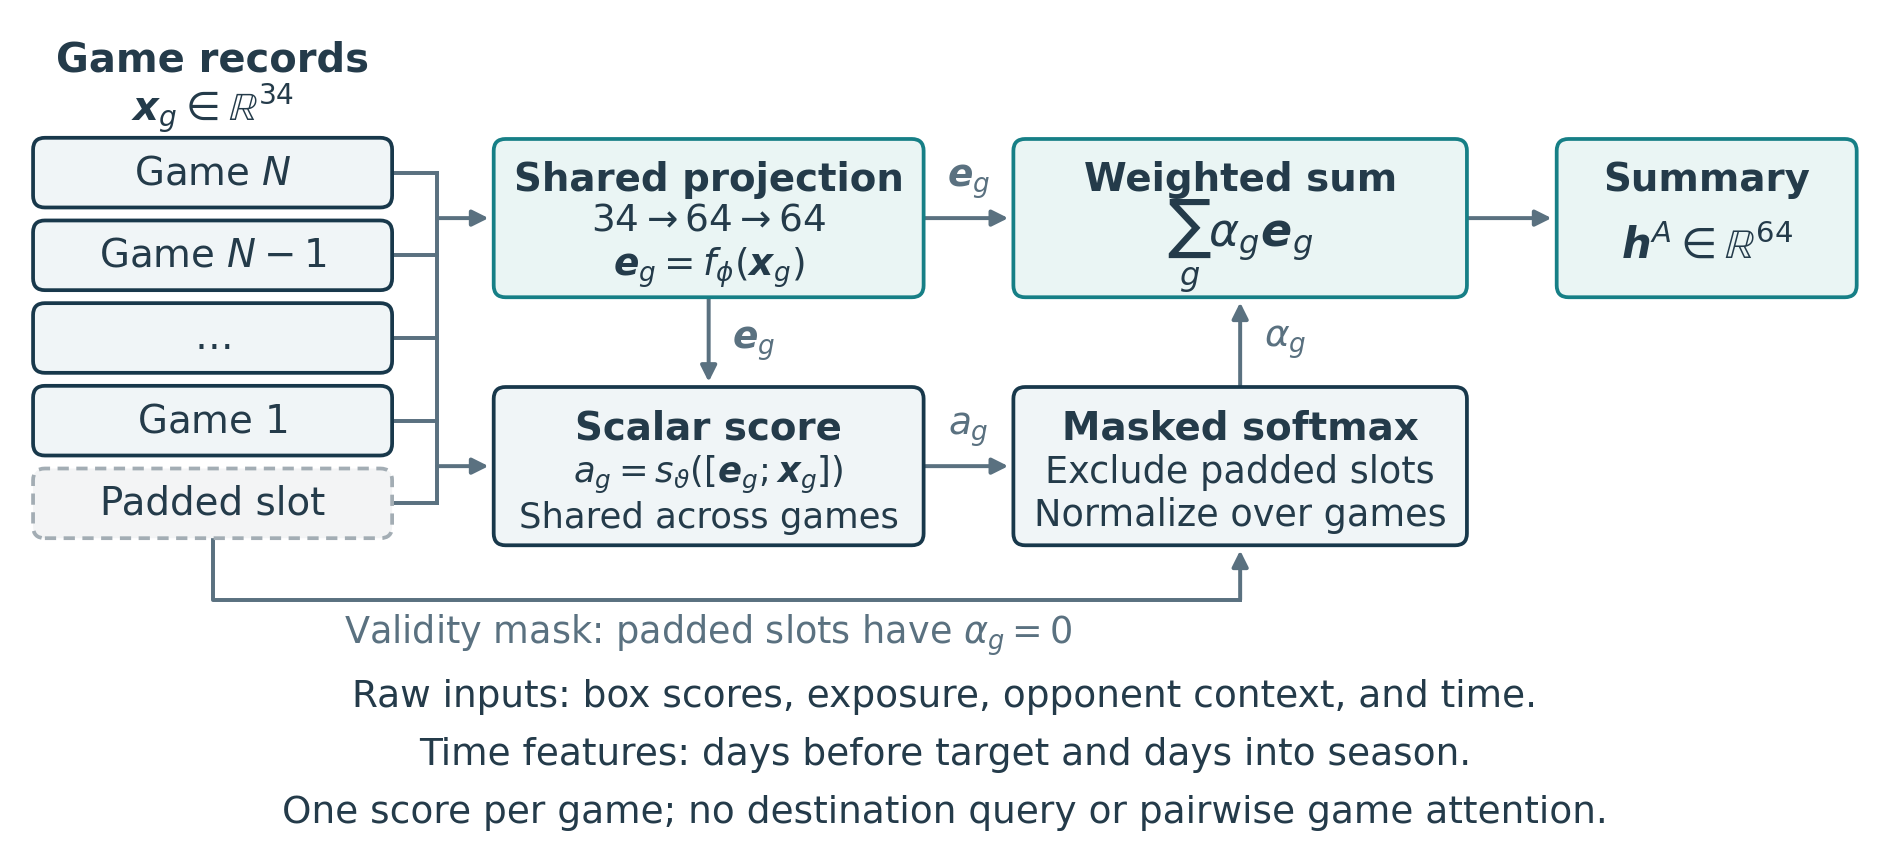

Generate this figure with Python:
"""Print-ready vector schematic of the supplied attention-pooling mechanism.

Adapted from the uploaded game_tower_slide.py, with illustrative weight values
removed and separate arrows for values, weights, and raw inputs made explicit.
"""
from pathlib import Path
import matplotlib
matplotlib.use('Agg')
import matplotlib.pyplot as plt
from matplotlib.patches import FancyBboxPatch, FancyArrowPatch

OUT=Path(__file__).resolve().parent
plt.rcParams.update({'font.family':'DejaVu Sans','font.size':9,
                     'mathtext.fontset':'dejavusans','pdf.fonttype':42,'ps.fonttype':42})
fig,ax=plt.subplots(figsize=(16/2.54,7.2/2.54))
fig.subplots_adjust(left=0,right=1,bottom=0,top=1)
ax.set(xlim=(0,16),ylim=(0,7.2)); ax.axis('off')
NAVY='#18384b'; TEAL='#167f86'; INK='#243b4a'; GRAY='#5a7180'
PALE='#eaf5f4'; LIGHT='#f0f5f7'; WHITE='white'

def box(x,y,w,h,title,sub='',fill=LIGHT,edge=NAVY,sub_size=9,title_size=9.3,dash=False):
    ax.add_patch(FancyBboxPatch((x,y),w,h,boxstyle='round,pad=.02,rounding_size=.10',
        linewidth=.9,edgecolor=edge,facecolor=fill,zorder=3,
        linestyle=(0,(3,2)) if dash else '-'))
    if sub:
        ax.text(x+w/2,y+h*.75,title,ha='center',va='center',weight='bold',color=INK,
                fontsize=title_size,zorder=4)
        ax.text(x+w/2,y+h*.32,sub,ha='center',va='center',color=INK,fontsize=sub_size,
                linespacing=1.2,zorder=4)
    else:
        ax.text(x+w/2,y+h/2,title,ha='center',va='center',color=INK,
                fontsize=title_size,zorder=4)

def line(points,color=GRAY,dashed=False):
    ax.plot(*zip(*points),lw=.95,color=color,zorder=1,
            linestyle=(0,(3,2)) if dashed else '-')

def arrow(a,b,color=GRAY):
    ax.add_patch(FancyArrowPatch(a,b,arrowstyle='-|>',mutation_scale=8,
        linewidth=.95,color=color,zorder=2,shrinkA=0,shrinkB=1.8))

ax.text(1.8,6.69,'Game records',ha='center',va='center',fontsize=9.6,
        weight='bold',color=INK)
ax.text(1.8,6.28,r'$\boldsymbol{x}_g\in\mathbb{R}^{34}$',ha='center',va='center',fontsize=9.6,color=INK)
labels=[r'Game $N$',r'Game $N-1$',r'$\ldots$',r'Game $1$']
ys=[5.46,4.76,4.06,3.36]
for label,y in zip(labels,ys):
    box(.3,y,3.0,.55,label,fill=LIGHT)
    line([(3.3,y+.275),(3.7,y+.275)])
box(.3,2.66,3.0,.55,'Padded slot',fill='#f3f4f5',edge='#a3adb4',dash=True)
line([(3.3,2.935),(3.7,2.935)])
line([(3.7,2.935),(3.7,5.735)])
arrow((3.7,5.35),(4.2,5.35))
arrow((3.7,3.25),(4.2,3.25))

box(4.2,4.70,3.6,1.3,'Shared projection',
    r'$34\rightarrow64\rightarrow64$'+'\n'+r'$\boldsymbol{e}_g=f_\phi(\boldsymbol{x}_g)$',fill=PALE,edge=TEAL)
box(4.2,2.60,3.6,1.3,'Scalar score',
    r'$a_g=s_\vartheta([\boldsymbol{e}_g;\boldsymbol{x}_g])$'+'\nShared across games',sub_size=8.5)
box(8.6,2.60,3.8,1.3,'Masked softmax',
    'Exclude padded slots\nNormalize over games',sub_size=8.8)
box(8.6,4.70,3.8,1.3,'Weighted sum',
    r'$\sum_g\alpha_g\boldsymbol{e}_g$',fill=PALE,edge=TEAL,sub_size=11)
box(13.2,4.70,2.5,1.3,'Summary',
    r'$\boldsymbol{h}^{A}\in\mathbb{R}^{64}$',fill=PALE,edge=TEAL,sub_size=10)

# Raw x reaches both the projection and scalar scorer through the left bus.
# Learned e reaches BOTH scalar scoring and weighted aggregation.
arrow((6.0,4.70),(6.0,3.90))
ax.text(6.20,4.29,r'$\boldsymbol{e}_g$',ha='left',va='center',fontsize=9,color=GRAY)
arrow((7.8,5.35),(8.6,5.35))
ax.text(8.2,5.66,r'$\boldsymbol{e}_g$',ha='center',va='center',fontsize=9,color=GRAY)
arrow((7.8,3.25),(8.6,3.25))
ax.text(8.2,3.56,r'$a_g$',ha='center',va='center',fontsize=9,color=GRAY)
arrow((10.5,3.90),(10.5,4.70))
ax.text(10.70,4.30,r'$\alpha_g$',ha='left',va='center',fontsize=9,color=GRAY)
arrow((12.4,5.35),(13.2,5.35))

# The batch validity mask has its own path; padding receives exactly zero mass.
line([(1.8,2.66),(1.8,2.12),(10.5,2.12)])
arrow((10.5,2.12),(10.5,2.60))
ax.text(6.0,1.82,r'Validity mask: padded slots have $\alpha_g=0$',ha='center',va='center',
        fontsize=8.8,color=GRAY)

ax.text(8.0,1.30,'Raw inputs: box scores, exposure, opponent context, and time.',
        ha='center',va='center',fontsize=9,color=INK)
ax.text(8.0,.81,'Time features: days before target and days into season.',
        ha='center',va='center',fontsize=9,color=INK)
ax.text(8.0,.32,'One score per game; no destination query or pairwise game attention.',
        ha='center',va='center',fontsize=9,color=INK)
fig.savefig(OUT/'game_tower_attention_print.pdf',facecolor='white')
fig.savefig(OUT/'game_tower_attention_print.png',facecolor='white',dpi=300)
plt.close(fig)
